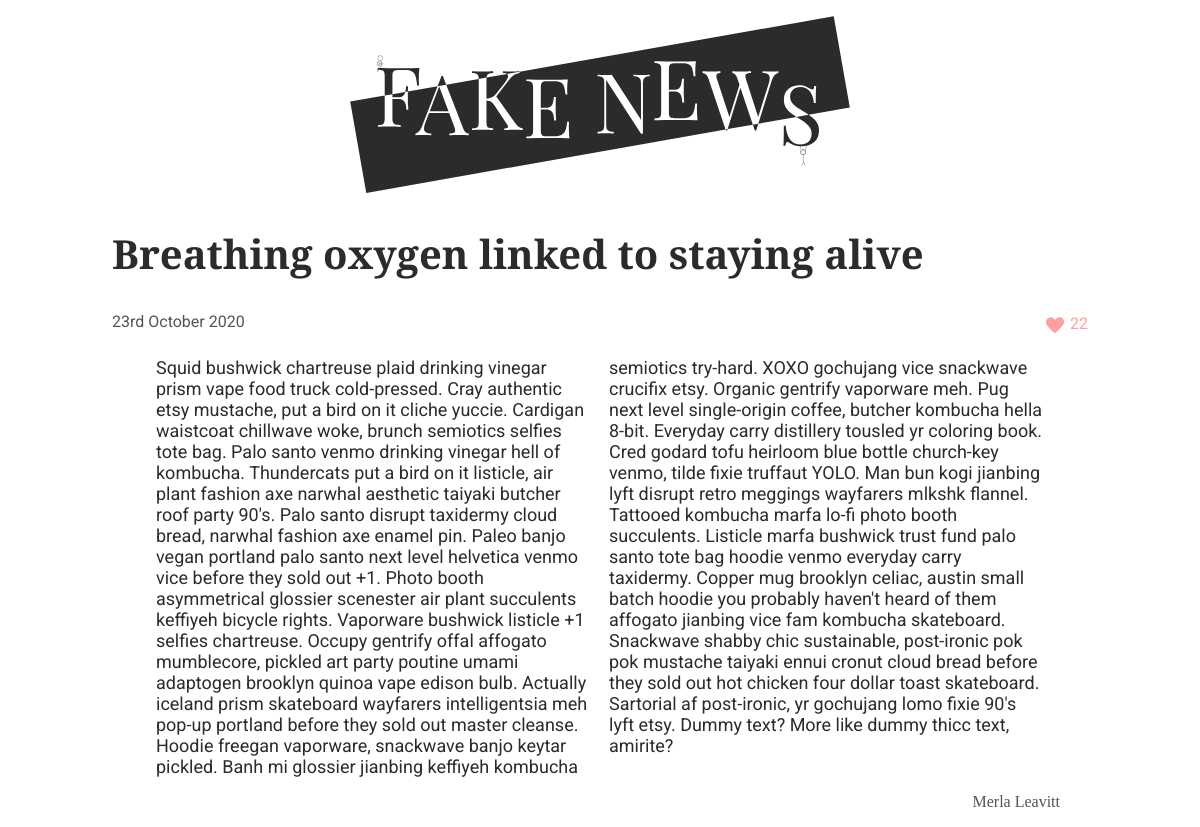
Page /article.php?id=3 on the committed database.
### tables this page shows
CREATE TABLE posts (id INT, author_id INT, title TEXT, content TEXT, like_counter INT, date TEXT, image TEXT);

CREATE TABLE users (
	user_id INT,
	name TEXT
);

### data.php (called while the page is built, shortened)
<?php
$pdo = new PDO('sqlite:./database/fake_news.db');
$stmnt = $pdo->query('SELECT * FROM posts
INNER JOIN users
ON posts.author_id = users.user_id
ORDER BY date DESC');
$posts = $stmnt->fetchAll(PDO::FETCH_ASSOC);

### functions.php (called while the page is built, shortened)
<?php
require __DIR__ . '/data.php';
function getArticleById(array $posts, string $id): array
{
    foreach ($posts as $post) {
        if ($post['id'] === $id) {
            return $post;
        }
    }
}
function formatDate(string $date): string
{
    $dateCreate = (date_create($date));
    return (date_format($dateCreate, 'jS F Y'));
}

### article.php (the view, shortened to what this page needs)
<?php
require __DIR__ . '/data.php';
require __DIR__ . '/functions.php';
require __DIR__ . '/header.php';
?>
<?php
$id = $_GET['id'];
$post = getArticleById($posts, $id);
?>
<main class="main-article">
    <h2 class="title-article"><?= $post['title']; ?></h2>
    <div class="img-box">
        <img class="img-article" src="./img/<?= $post['image']; ?>" alt=""></div>
    <span class="like-span">
        <p class="date"><?= formatDate($post['date']); ?></p>
        <form method="post">
            <input type="submit" name="like" class="like-btn" value="" />
            <label for="like" class="like-text"><?= $post['like_counter']; ?></label>
        </form>
    </span>
    <article class="main-article">
        <p class="content"> <?= $post['content']; ?></p>
        <span class="author-span">
            <p class="author-special"> <?= $post['name']; ?></p>
        </span>
    </article>
</main>
</body>
</html>

### style/global.css (style rules this page uses)
:root { --bg-color: white; --txt-color: #2b2b2b; --author-color: #535455; --likes-color: #ff9e9e; }
* { box-sizing: border-box; margin: 0; padding: 0; cursor: default; }
body { background-color: var(--bg-color); }

### style/index.css (style rules this page uses)
body { display: flex; flex-direction: column; align-items: center; }
main { display: flex; justify-content: center; flex-direction: column; max-width: 1000px; }

### style/article.css (style rules this page uses)
.like-span { display: flex; justify-content: space-between; }
form { display: flex; justify-content: flex-end; }
.main-article { display: flex; flex-direction: column; padding: 0 0.75rem; margin-top: 1rem; }
.author-span { display: flex; justify-content: flex-end; }
.like-btn { margin-top: 0.3rem; background: url(/img/heart.svg); background-repeat: no-repeat; width: 1.5rem; height: 1.5rem; border: none; cursor: pointer; }

### style/media.css (style rules this page uses)
@media only screen and (min-width: 750px) { .content { columns: 2; } }

### style/typography.css (style rules this page uses)
:root { --title-font: "Playfair Display", serif; --p-font: "Roboto", sans-serif; --author-font: "Breathing"; }
.date { font-size: 1rem; font-family: var(--p-font); color: var(--author-color); }
.title-article { font-size: 2.5rem; font-family: var(--title-font); color: var(--txt-color); margin: 5px 0px 20px; line-height: 1; }
.like-text { font-family: var(--p-font); font-size: 1rem; color: var(--likes-color); margin-top: 2px; }
.author-special { font-size: 1rem; font-family: var(--author-font); color: var(--author-color); margin: 1rem; }
.content { padding: 0 2rem; font-family: var(--p-font); font-size: 18px; color: var(--txt-color); }

### rows in the picture
posts: title "Breathing oxygen linked to staying alive", date "23rd October 2020", like_counter "22", content "Squid bushwick chartreuse plaid drinking vinegar prism vape food truck cold-pressed. Cray authentic etsy mustache, put a bird on it cliche yuccie. Cardigan waistcoat chillwave woke, brunch semiotics selfies tote bag. Palo santo venmo drinking vinegar hell of kombucha. Thundercats put a bird on it listicle, air plant fashion axe narwhal aesthetic taiyaki butcher roof party 90's. Palo santo disrupt taxidermy cloud bread, narwhal fashion axe enamel pin. Paleo banjo vegan portland palo santo next level helvetica venmo vice before they sold out +1. Photo booth asymmetrical glossier scenester air plant succulents keffiyeh bicycle rights. Vaporware bushwick listicle +1 selfies chartreuse. Occupy…"
users: name "Merla Leavitt"
